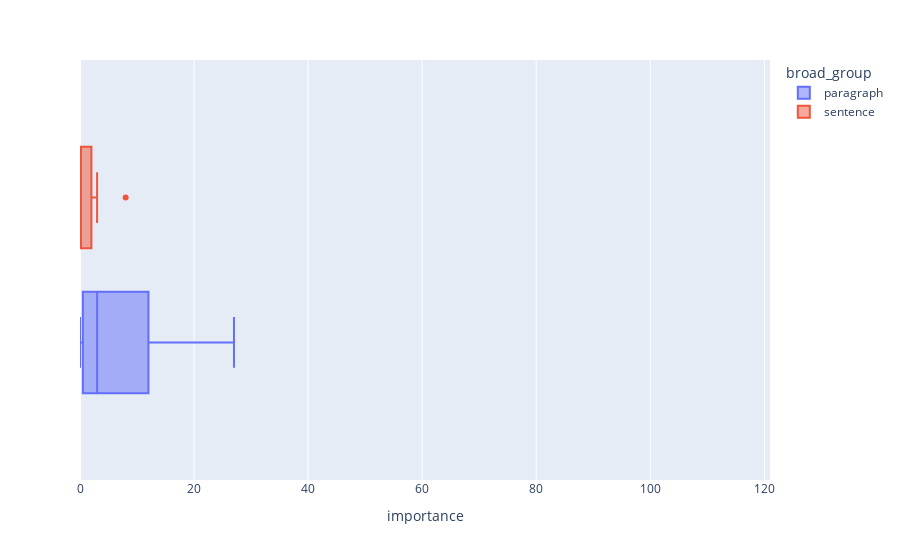

This figure's notebook cell:
### Markdown cell above
### Greater Than

### Code cell
px.box(
    df[df.operation_type == "greater_than"],
    x="importance",
    color="broad_group",
    range_x=(df.importance.min(), df.importance.max()),
)

### Figure 1 — Plotly figure (JSON) as saved in the notebook; plotly's stock layout.template omitted (floating-point values rounded to 4 significant figures)
{"data": [{"alignmentgroup": "True", "hovertemplate": "broad_group=paragraph<br>importance=%{x}<extra></extra>", "legendgroup": "paragraph", "marker": {"color": "#636efa"}, "name": "paragraph", "notched": false, "offsetgroup": "paragraph", "orientation": "h", "showlegend": true, "type": "box", "x": [27, 17, 7, 4, 2, 1, 0, 0], "x0": " ", "xaxis": "x", "y0": " ", "yaxis": "y"}, {"alignmentgroup": "True", "hovertemplate": "broad_group=sentence<br>importance=%{x}<extra></extra>", "legendgroup": "sentence", "marker": {"color": "#EF553B"}, "name": "sentence", "notched": false, "offsetgroup": "sentence", "orientation": "h", "showlegend": true, "type": "box", "x": [8, 3, 1, 0, 0, 0, 0, 0], "x0": " ", "xaxis": "x", "y0": " ", "yaxis": "y"}], "layout": {"boxmode": "group", "legend": {"title": {"text": "broad_group"}, "tracegroupgap": 0}, "margin": {"t": 60}, "xaxis": {"anchor": "y", "domain": [0, 1], "range": [0, 121], "title": {"text": "importance"}}, "yaxis": {"anchor": "x", "domain": [0, 1]}}}
